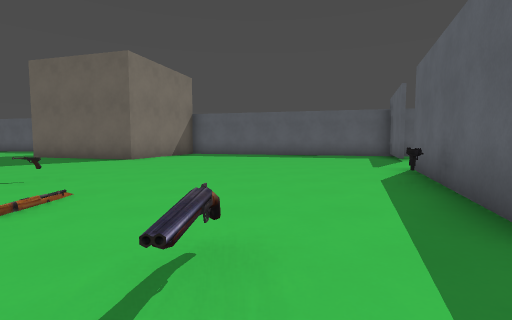
view 1 (above)

24 first-person views from a walk through a level from a Godot 3-D game. The camera is 1.3 m above the floor, tilts 4° down and sees 85° across. The floor is counted in squares, 2 m on a side. Each view is taken from the middle of a square. On the plan, view 1 faces up. The plan holds only what a view shows up to about 9 squares ahead; the rest is blank. The place goes on beyond the plan. Characters and animated objects are left out. Some surface patterns are stand-ins.

view 2
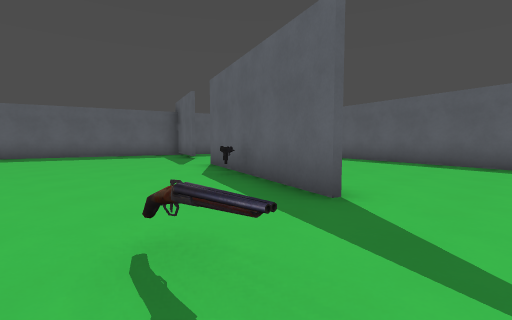

view 3
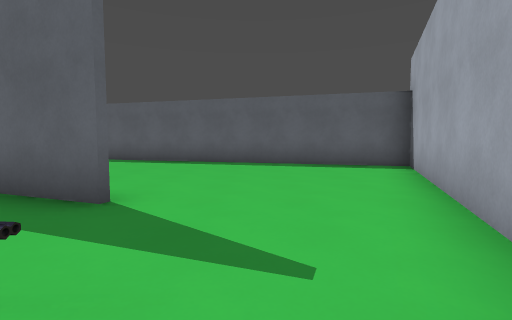

view 4
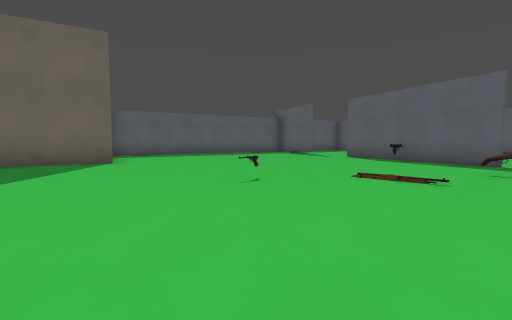

view 5
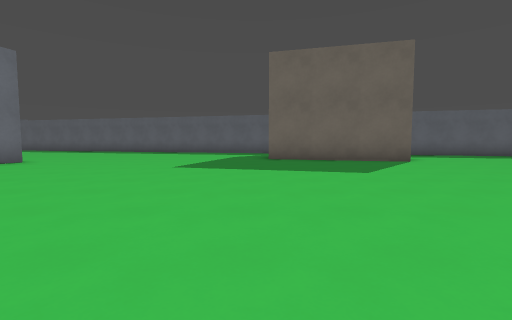

view 6
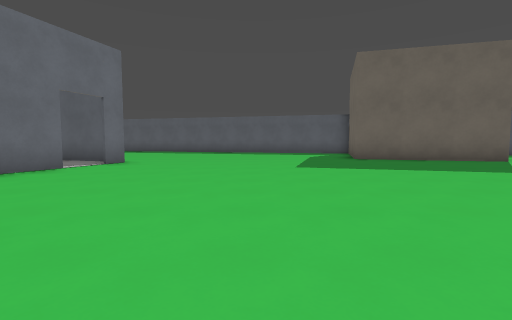

view 7
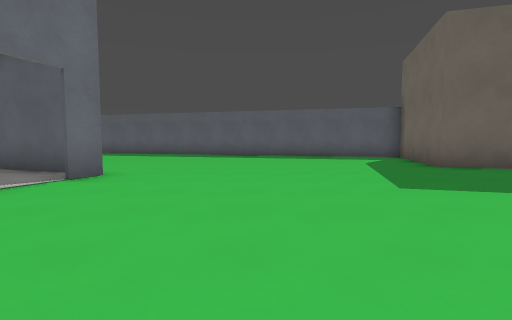

view 8
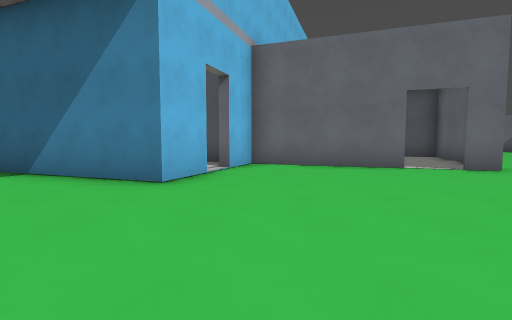

view 9
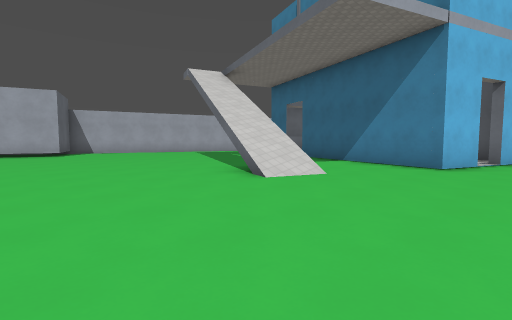

view 10
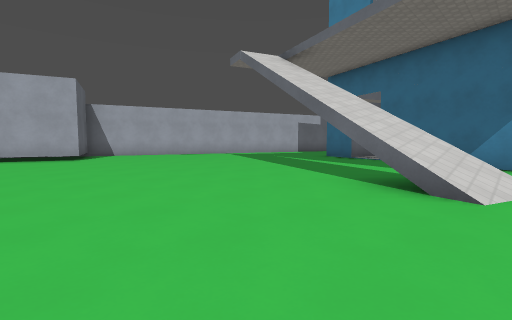

view 11
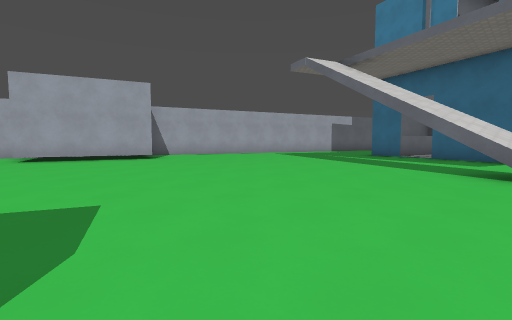

view 12
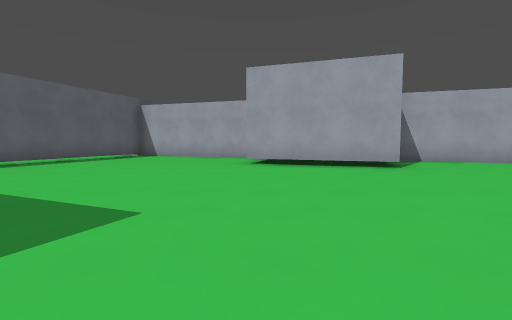

view 13
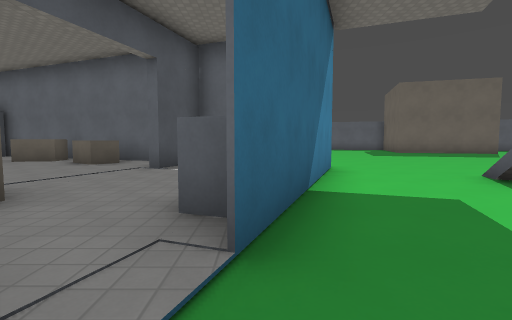

view 14
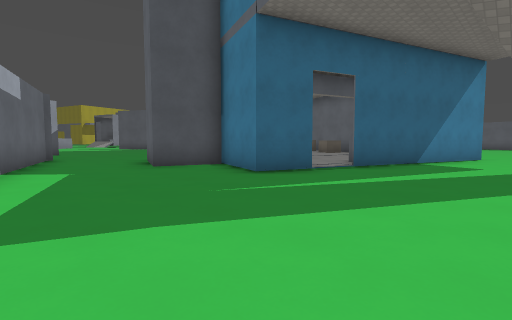

view 15
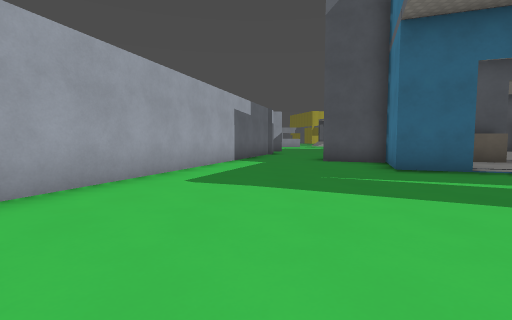

view 16
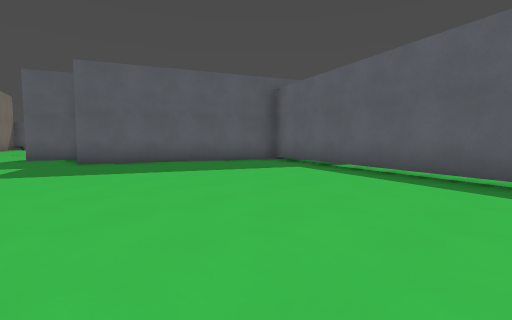

view 17
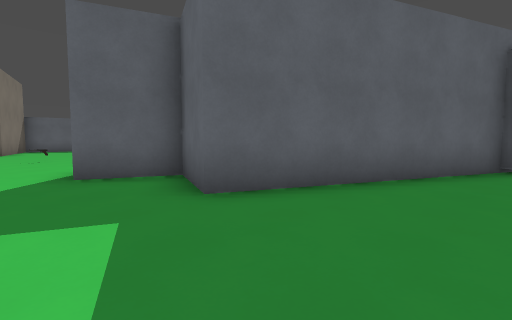

view 18
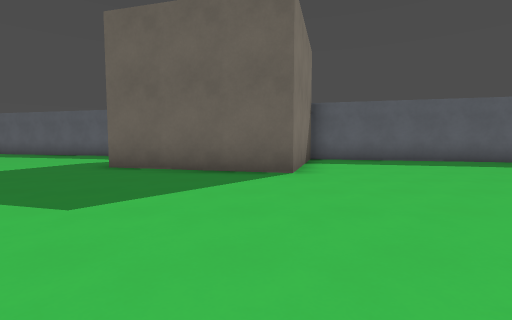

view 19
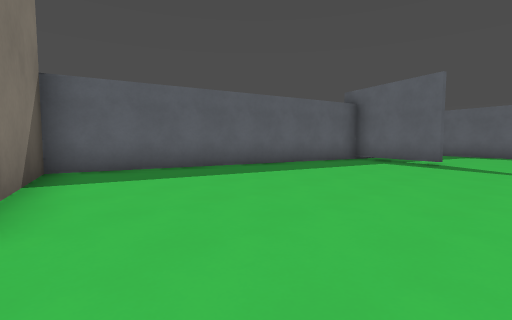

view 20
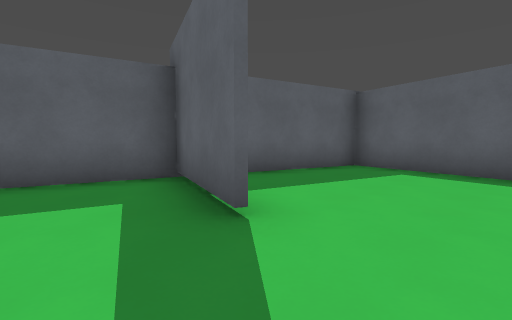

view 21
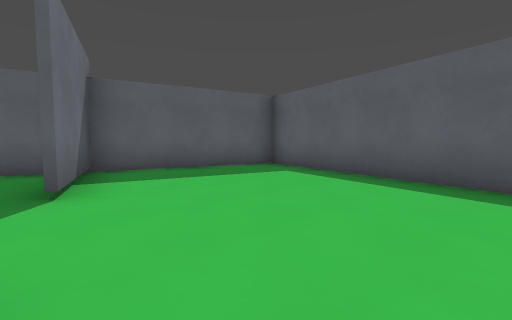

view 22
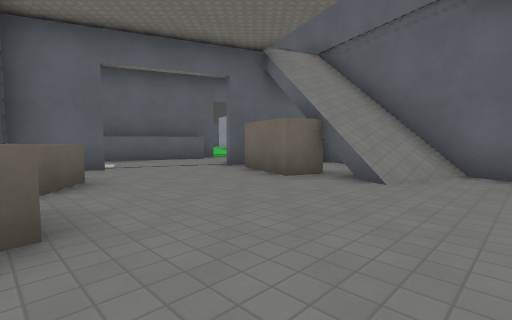

view 23
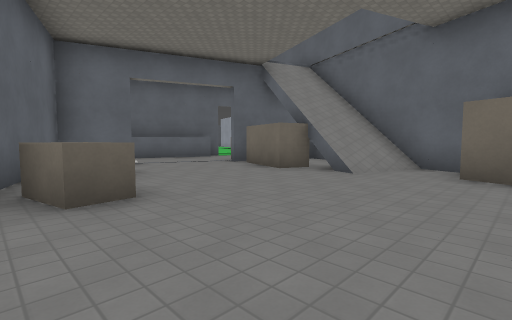

view 24
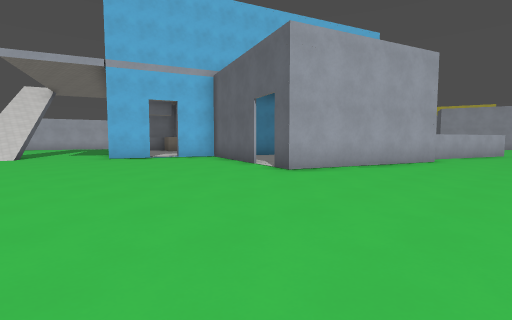

### Floor plan
Key: @ floor where view 1 was taken; # wall or solid block; x gap in a wall; . main floor; : floor 6.75 m higher than the main floor; / step, stairs or slope; = window, fence, low wall or low ledge; B block; O other object.
Columns run from 26 left of view 1 to 10 right of it. Each row starts with its distance up from view 1.
 13       ............B   B..#####
 12     ..............B   B......#####
 11     .##...........BB  B........#.####
 10       ####..........BBB........#....#
  9        ..##....................#....#
  8         ............................#
  7          #.........................##
  6          #...................#.....#
  5 ....### ##...................#.....#
  4 ...BBBB##.............O.....=#  ..##
  3 .....BB.##.#................##....#
  2 ........#..#................#.....#
  1 ...........#..//..........O.......#
  0 B...BB....##..//.......  .@......##
 -1 BB///B B..#.../#.......## .......#
 -2  ##////# .#.............#  ##....#
 -3   ####/:x..............###  ###..#
 -4      #####...............###  ####
 -5     .##.##.................##
 -6    .........................#
 -7   ..........................#
 -8   ###.......................#
 -9     ####...................##
-10        ####......##........#
-11           ####..  ###......#
-12              ###     .....##

Where each view was taken, in squares from view 1:
view 1: 0 up, 0 right, facing up
view 2: 0 up, 1 left, facing up-right
view 3: 0 up, 1 left, facing right
view 4: 1 up, 7 left, facing up-right
view 5: 1 up, 9 left, facing up
view 6: 1 up, 12 left, facing up
view 7: 4 up, 13 left, facing up
view 8: 4 up, 10 left, facing left
view 9: 4 up, 7 left, facing down-left
view 10: 1 up, 7 left, facing down-left
view 11: 0 up, 5 left, facing down-left
view 12: 3 down, 6 left, facing down
view 13: 4 down, 16 left, facing up
view 14: 9 down, 13 left, facing up-left
view 15: 8 down, 11 left, facing left
view 16: 12 down, 5 left, facing up-right
view 17: 6 down, 5 left, facing up-right
view 18: 4 up, 5 left, facing up
view 19: 7 up, 4 left, facing up-right
view 20: 7 up, 3 right, facing up-right
view 21: 5 up, 4 right, facing up-right
view 22: 4 up, 25 left, facing down-right
view 23: 5 up, 26 left, facing down-right
view 24: 13 up, 11 left, facing down-left
